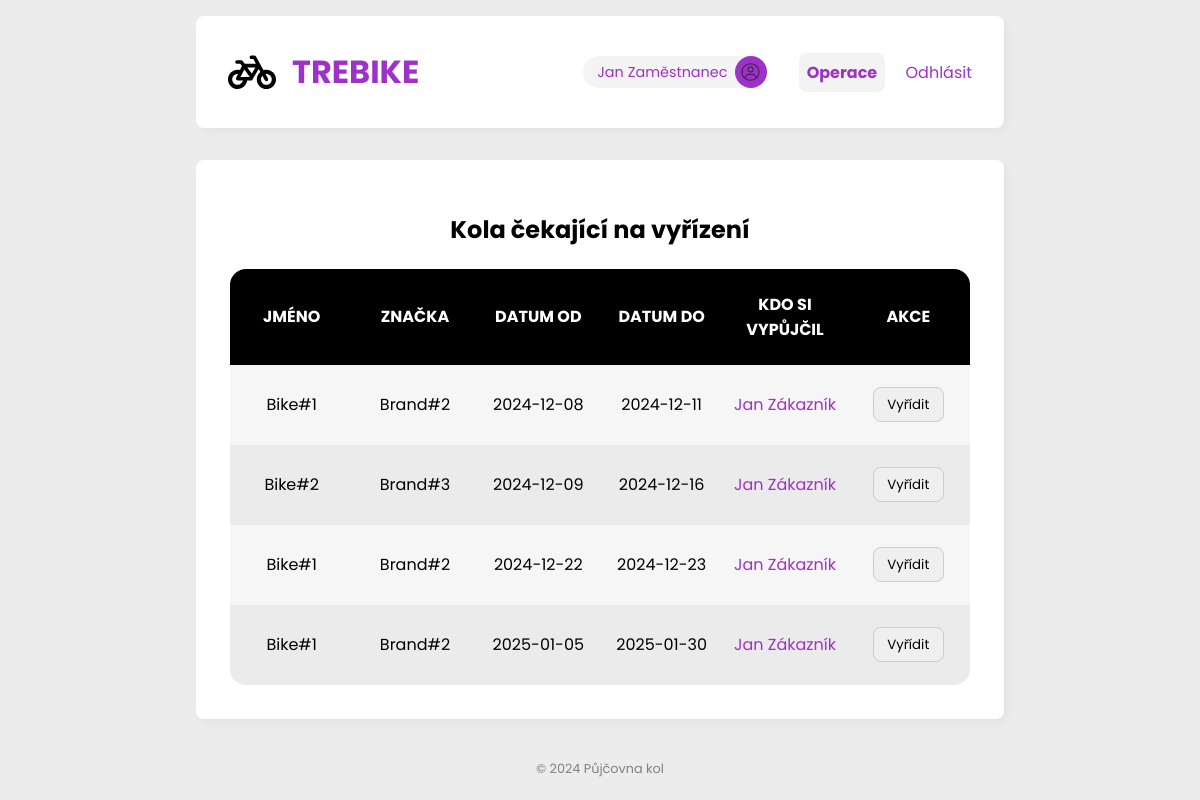
Screenshot of /list_manage_bike (signed in) with the database file from the repository.
### tables this page shows
CREATE TABLE bike_events (
    id INTEGER PRIMARY KEY AUTOINCREMENT,
    user_id INTEGER NOT NULL,
    bike_id INTEGER NOT NULL,
    type INTEGER NOT NULL,
    date_from DATETIME NOT NULL,
    date_to DATETIME NOT NULL,
    total_price INTEGER NOT NULL,
    payment_method INTEGER NOT NULL, -- Platba na místě: 1 | Platba kartou online: 2
    status INTEGER,
    description VARCHAR,
    FOREIGN KEY (user_id) REFERENCES users(id),
    FOREIGN KEY (bike_id) REFERENCES bikes(id)
);

CREATE TABLE bikes (
    id INTEGER PRIMARY KEY AUTOINCREMENT,
    name VARCHAR NOT NULL,
    brand_id INTEGER NOT NULL,
    type INTEGER NOT NULL,
    price_per_day DOUBLE NOT NULL,
    img VARCHAR NOT NULL,
    FOREIGN KEY (brand_id) REFERENCES brands(id)
);

CREATE TABLE brands (
    id INTEGER PRIMARY KEY AUTOINCREMENT,
    name VARCHAR NOT NULL,
    motto VARCHAR NOT NULL,
    established DATE NOT NULL
);

### views/bike_management/list_manage_bike.py (the view)
@list_manage_bike.route('/list_manage_bike', methods=["GET", "POST"])
@auth.login_required
@auth.employees_only
def page():
    bikes = BikeEventService.getByType(1)
    return render_template("list_manage_bike.jinja", bikes=bikes)

### app.py (called while the page is built)
@app.before_request
def before_request():
    BikeEventService.check_rents()

### auth.py (called while the page is built)
def login_required(func):
    @wraps(func)
    def decorated_function(*args, **kwargs):
        print(session)
        if "authenticated" not in session:
            flash("🚫 Musíte být přihlášen pro přístup na tuto stránku.", "error")
            return redirect(url_for("login.page"))
        return func(*args, **kwargs)
    return decorated_function

def employees_only(func):
    @wraps(func)
    def decorated_function(*args, **kwargs):
        if session['role'] != 1:
            flash('🚫 Nemáte oprávnění pro tuto akci (nejste zaměstnanec).', 'error')
            return redirect(url_for('view_dashboard_page'))
        return func(*args, **kwargs)
    return decorated_function

### database/database.py (called while the page is built)
def get_db():
    if 'db' not in g:
        project_root = os.path.dirname(os.path.realpath(__file__))
        database_path = os.path.join(project_root, '..', current_app.config['DATABASE'])
        g.db = sqlite3.connect(
            database_path,
            detect_types=sqlite3.PARSE_DECLTYPES
        )
        g.db.row_factory = sqlite3.Row
        g.db.set_trace_callback(print)
    return g.db

### service/bike_event_service.py (called while the page is built)
    @staticmethod
    def check_rents():
        db = get_db()
        sql = 'UPDATE bike_events SET status = 2 WHERE date_to < CURRENT_DATE AND (type = 1 OR type = 2) AND status = 1'
        db.execute(sql)
        db.commit()

    @staticmethod
    def getByType(type):
        db = get_db()
        sql = '''SELECT b.id, user_id, u.first_name ||' '|| u.last_name AS user_name, b.name AS bike_name, br.name AS brand_name, date_from, date_to FROM bike_events JOIN bikes b ON bike_events.bike_id = b.id JOIN brands br ON b.brand_id = br.id JOIN users u ON user_id=u.id WHERE bike_events.status = 2 AND bike_events.type=?'''
        bikes = db.execute(sql, [type]).fetchall()
        return bikes

### templates/list_manage_bike.jinja
{% extends '__main.jinja' %}
{% block content %}
    <div class="main table-box">
        <div class="box dashboard">
            {% if bikes %}
            <h2 class="list-header">Kola čekající na vyřízení</h2>
            <table class="table">
            <tr class="table-header">
                <td class="header__item">Jméno</td>
                <td class="header__item">Značka</td>
                <td class="header__item">Datum od</td>
                <td class="header__item">Datum do</td>
                <td class="header__item">Kdo si vypůjčil</td>
                <td class="header__item">Akce</td>
            </tr>
            {% for bike in bikes %}
            <tr class="table-row">
                <td class="table-data">{{ bike.bike_name }}</td>
                <td class="table-data">{{ bike.brand_name }}</td>
                <td class="table-data">{{ bike.date_from }}</td>
                <td class="table-data">{{ bike.date_to }}</td>
                <td class="table-data"><a href="{{ url_for('view_profile_page', user_id=bike.user_id) }}">{{ bike.user_name }}</a></td>
                <td class="table-data"><a href="{{ url_for('manage_bike.page', bike_id=bike.id) }}"><button class="table-button">Vyřídit</button></a></td>
            </tr>
            {% endfor %}
                {% else %}
                <p>Žádná kola nečekají na vrácení.</p>
            {% endif %}
        </table>
        </div>
    </div>
{% endblock%}

### static/css/styles.css (style rules this page uses)
:root { --accent: #9D32C7; --accent-2: #EC2F4B; --text: #5c0e61; --text-2: #731422; --text-hover: var(--accent); --text-active: #FFFFFF; --border-width: 0.125em; --table-spacing: 24px; --table-half-spacing: 12px; }
* { box-sizing: border-box; font-family: "Poppins", serif; }
a { color: var(--accent); text-decoration: none; }
input, textarea, button, select { margin: 0; padding: 0.5em 1em; border-radius: 8px; border: 1px solid #ccc; }
body { padding: 0; margin: 0; background: #f4f4f4; font-family: sans-serif; }
.main { display: flex; width: 100%; }
.box { background: white; border-radius: 8px; box-shadow: rgba(0, 0, 0, 0.04) 4px 4px 10px; padding: 2em; margin: 1em; }
.dashboard { flex-grow: 1; }
.table-box { margin: auto; width: 70vw; }
.edit-bike, .delete-bike, .table-button, .submit-button { transition: all 0.2s ease-out; }
.table { width:100%; }
.table-header { display:flex; width:100%; background:black; padding:(var(--table-half-spacing * 1.5)) 0; height: 6vh; border-radius: 1em 1em 0 0; }
.table-data, .header__item { flex: 1 1 20%; text-align:center; margin: auto; }
.header__item { text-transform:uppercase; color:white; font-weight: bolder; }
.table-row:last-child { border-radius: 0 0 1em 1em; }
@media screen and (max-width: 1300px) { .table { margin-top: 1em; } }
@media screen and (max-width: 1300px) { .table-header { height: 12vh; } }
@media screen and (max-width: 1300px) { .table-row { height: 10vh; } }
.list-header { text-align: center; }

### rows the page displays
bike_events: bike_name "Bike#1", brand_name "Brand#2", date_from "2024-12-08", date_to "2024-12-11", user_name "Jan Zákazník"
bike_events: bike_name "Bike#2", brand_name "Brand#3", date_from "2024-12-09", date_to "2024-12-16", user_name "Jan Zákazník"
bike_events: bike_name "Bike#1", brand_name "Brand#2", date_from "2024-12-22", date_to "2024-12-23", user_name "Jan Zákazník"
bike_events: bike_name "Bike#1", brand_name "Brand#2", date_from "2025-01-05", date_to "2025-01-30", user_name "Jan Zákazník"

### other values shown
{{ session['first_name'] }} "Jan"
{{ session['last_name'] }} "Zaměstnanec"
